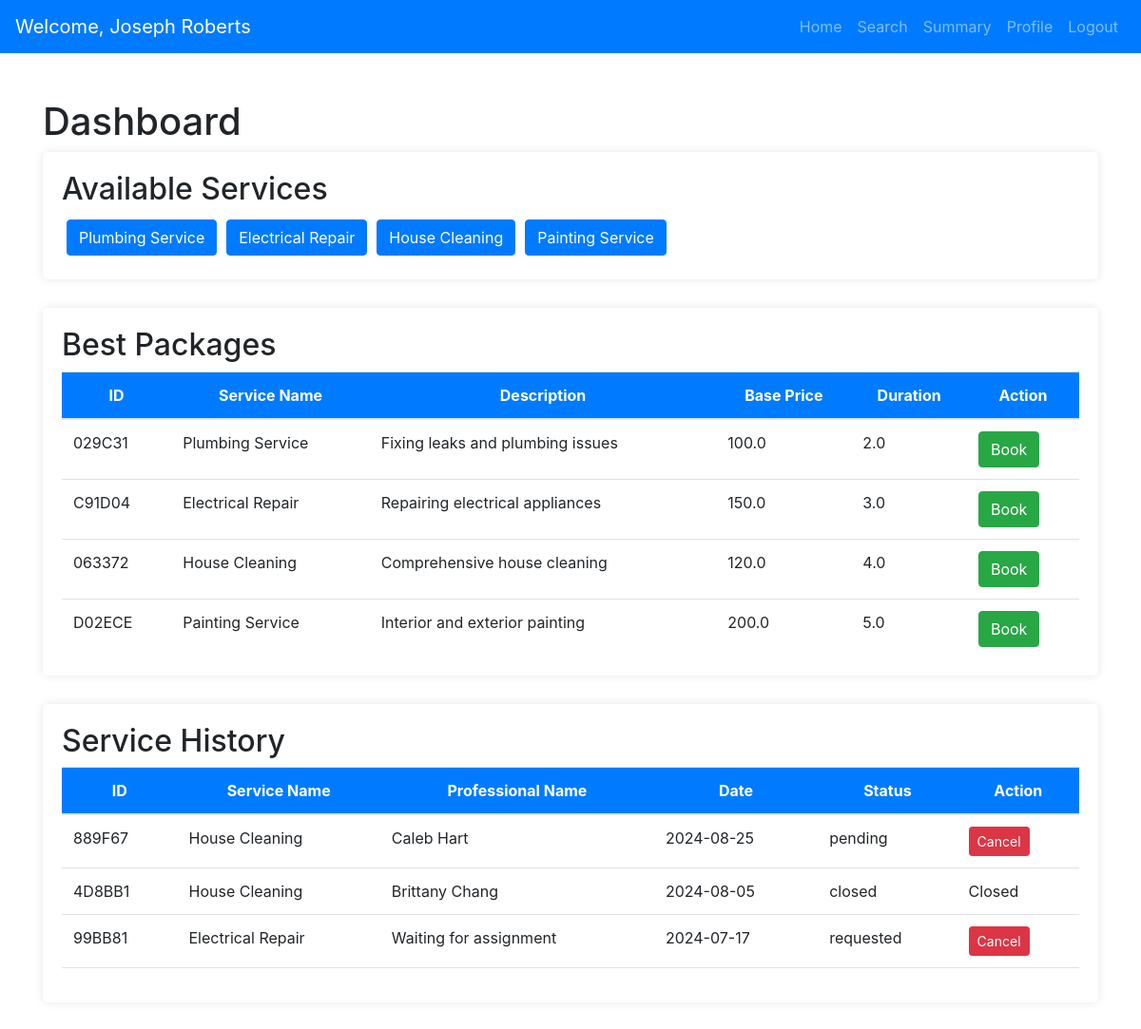
/customer_dashboard (signed in), run on an earlier commit of the app's database.
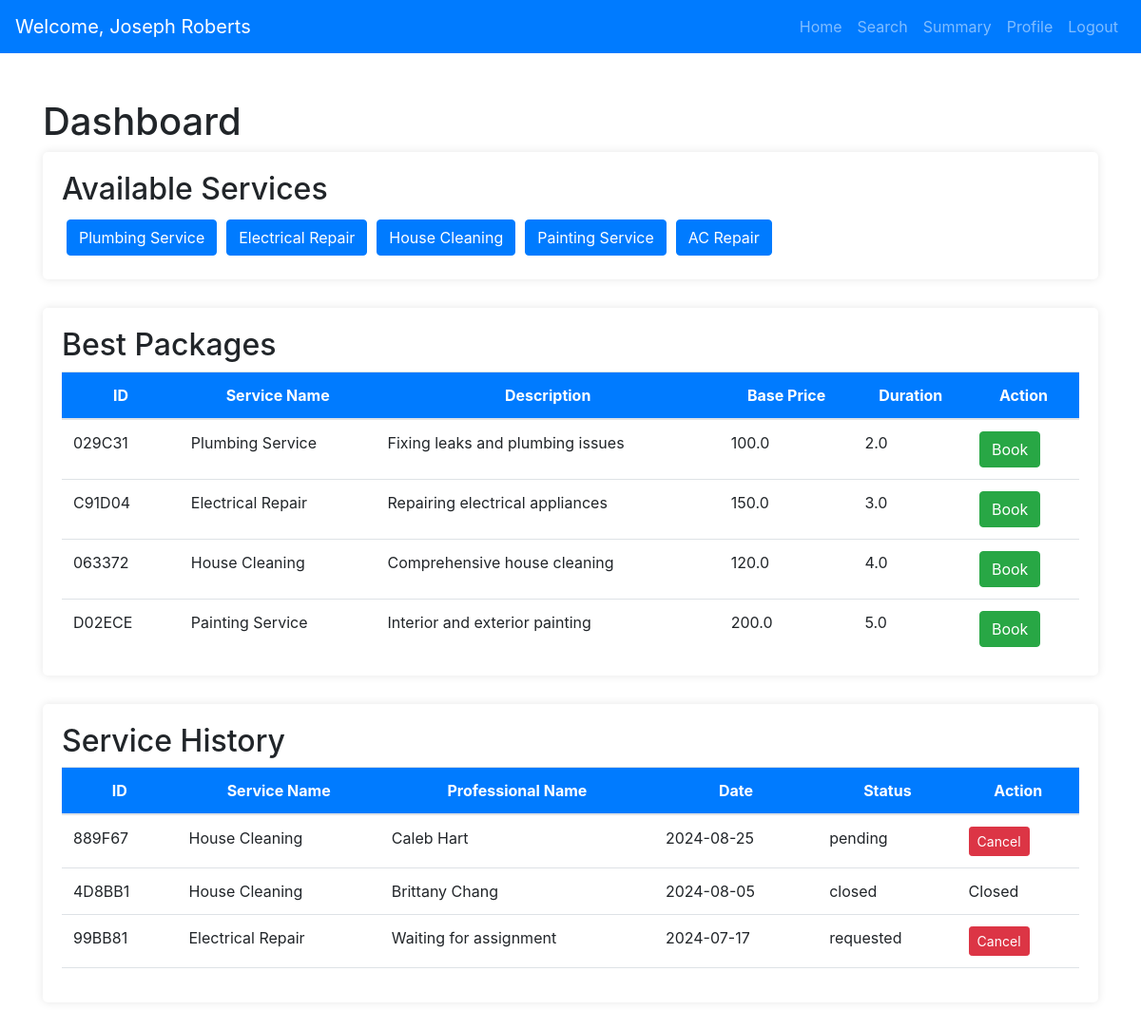
And on a later commit of the database.
### models.py (models this page shows, shortened)
class Service(db.Model):
    __tablename__ = 'services'
    id = db.Column(db.String(6), primary_key=True, default=generate_unique_id, unique=True)
    service_name = db.Column(db.String(100), nullable=False)
    service_description = db.Column(db.Text, nullable=True)
    price = db.Column(db.Float, nullable=False)
    duration = db.Column(db.Float, nullable=True)
    requests = db.relationship('Request', back_populates='service', lazy=True, passive_deletes=True)

class Request(db.Model):
    __tablename__ = 'requests'
    id = db.Column(db.String(6), primary_key=True, default=generate_unique_id, unique=True)
    customer_id = db.Column(db.String(6), db.ForeignKey('customers.id'), nullable=False)
    professional_id = db.Column(db.String(6), db.ForeignKey('professionals.id'), nullable=True)
    service_id = db.Column(db.String(6), db.ForeignKey('services.id', ondelete="SET NULL"), nullable=True)
    status = db.Column(db.String(50), nullable=False)
    request_date = db.Column(db.Date, nullable=False)
    completion_date = db.Column(db.DateTime, nullable=True)
    rejected_by = db.Column(SQLiteJSON, default=list)
    fee = db.Column(db.Float, nullable=True)
    professional = db.relationship('Professional', backref='requests')
    service = db.relationship('Service', back_populates='requests')
    customer = db.relationship('Customer', backref='requests')
    feedbacks = db.relationship('Feedback', back_populates='request', lazy=True)

class User(db.Model, UserMixin):
    __tablename__ = 'users'
    id = db.Column(db.String(6), primary_key=True, default=generate_unique_id, unique=True)
    name = db.Column(db.String(150), nullable=False)
    email = db.Column(db.String(150), unique=True, nullable=False)
    _password = db.Column("password", db.String(500), nullable=False)
    address = db.Column(db.String(300), nullable=True)
    pincode = db.Column(db.String(10), nullable=True)
    phone_number = db.Column(db.String(15), nullable=True)
    role = db.Column(db.String(50), nullable=False)
    __mapper_args__ = {
    'polymorphic_identity': 'user',
    'polymorphic_on': role,
    }
    @property
    def password(self):
        raise AttributeError("Password is not readable!")
    @password.setter
    def password(self, password):
        self._password = generate_password_hash(password, method="pbkdf2:sha256")

### app.py (the view)
@app.route('/customer_dashboard', methods=['GET', 'POST'])
@login_required
def customer_dashboard():
    if current_user.status == 'blocked':
        flash('Your account is blocked. Please contact support.', 'warning')
        return redirect(url_for('blocked_user_page'))
    customer_id = session.get('user_id')
    customer = User.query.get(customer_id)
    if not customer:
        flash('Customer not found.', 'danger')
        return redirect(url_for('login'))
    available_services = Service.query.all()
    selected_service_name = request.args.get('service_name', None)
    if selected_service_name:
        best_packages = Service.query.filter_by(service_name=selected_service_name).all()
    else:
        best_packages = Service.query.all()
    service_history = Request.query.filter_by(customer_id=customer_id).order_by(Request.request_date.desc()).all()
    return render_template(
        'customer/customer_dashboard.html',
        customer=customer,
        available_services=available_services,
        best_packages=best_packages,
        service_history=service_history,
        selected_service_name=selected_service_name,
        request=request
    )

### app.py (called while the page is built)
@login_manager.user_loader
def load_user(user_id):
    return User.query.get(user_id)

### templates/customer/customer_dashboard.html (shortened to what the changed rows need)
<!DOCTYPE html>
<html lang="en">
<head>
    <link href="https://stackpath.bootstrapcdn.com/bootstrap/4.5.2/css/bootstrap.min.css" rel="stylesheet">
</head>
<body>
    {% extends 'base.html' %}
    {% block navbar %}
        {% include 'navbars/customer_navbar.html' %}
    {% endblock %}
    {% block content %}
    <div class="container mt-5">
        <h1>Dashboard</h1>
        <div class="container-box">
            <h2>Available Services</h2>
            <div class="d-flex flex-wrap">
                {% for service in available_services %}
                <a href="{{ url_for('customer_dashboard', service_name=service.service_name) }}" class="btn btn-primary btn-service">
                    {{ service.service_name }}
                </a>
                {% endfor %}
            </div>
        </div>
        <div class="container-box">
            <h2>Best Packages {% if selected_service_name %} - {{ selected_service_name }} {% endif %}</h2>
            <div class="table-container">
                <table class="table table-hover">
                    <thead>
                        <tr>
                            <th>ID</th>
                            <th>Service Name</th>
                            <th>Description</th>
                            <th>Base Price</th>
                            <th>Duration</th>
                            <th>Action</th>
                        </tr>
                    </thead>
                    <tbody>
                        {% for service in best_packages %}
                        <tr>
                            <td>{{ service.id }}</td>
                            <td>{{ service.service_name }}</td>
                            <td>{{ service.service_description }}</td>
                            <td>{{ service.price }}</td>
                            <td>{{ service.duration }}</td>
                            <td>
                                <button type="button" class="btn btn-success" data-toggle="modal" data-target="#bookServiceModal"
                                        data-service-id="{{ service.id }}" data-service-name="{{ service.service_name }}"
                                        data-description="{{ service.service_description }}" data-base-price="{{ service.price }}"
                                        data-duration="{{ service.duration }}">
                                    Book
                                </button>
                            </td>
                        </tr>
                        {% endfor %}
                    </tbody>
                </table>
            </div>
        </div>
        <div class="container-box">
            <h2>Service History</h2>
            <div class="table-container">
                <table class="table table-hover">
                    <thead>
                        <tr>
                            <th>ID</th>
                            <th>Service Name</th>
                            <th>Professional Name</th>
                            <th>Date</th>
                            <th>Status</th>
                            <th>Action</th>
                        </tr>
                    </thead>
                    <tbody>
                        {% for request in service_history %}
                        <tr>
                            <td>{{ request.id }}</td>
                            <td>{{ request.service.service_name }}</td>
                            <td>{{ request.professional.name if request.professional else 'Waiting for assignment' }}</td>
                            <td>{{ request.request_date }}</td>
                            <td>{{ request.status }}</td>
                            <td>
                                {% if request.status in ['requested', 'pending'] %}
                                <form method="POST" action="{{ url_for('cancel_service', id=request.id) }}" style="display:inline;">
                                    <button type="submit" class="btn btn-danger btn-sm">Cancel</button>
                                </form>
                                {% else %}
                                Closed
                                {% endif %}
                            </td>
                        </tr>
                        {% endfor %}
                    </tbody>
                </table>
            </div>
        </div>
    </div>
    {% include 'customer/book_service.html' %}
    {% include 'customer/review.html' %}
    {% endblock %}

What changed in the data, as far as the page shows it:
added Service: service_name "AC Repair", shown under "Available Services"
